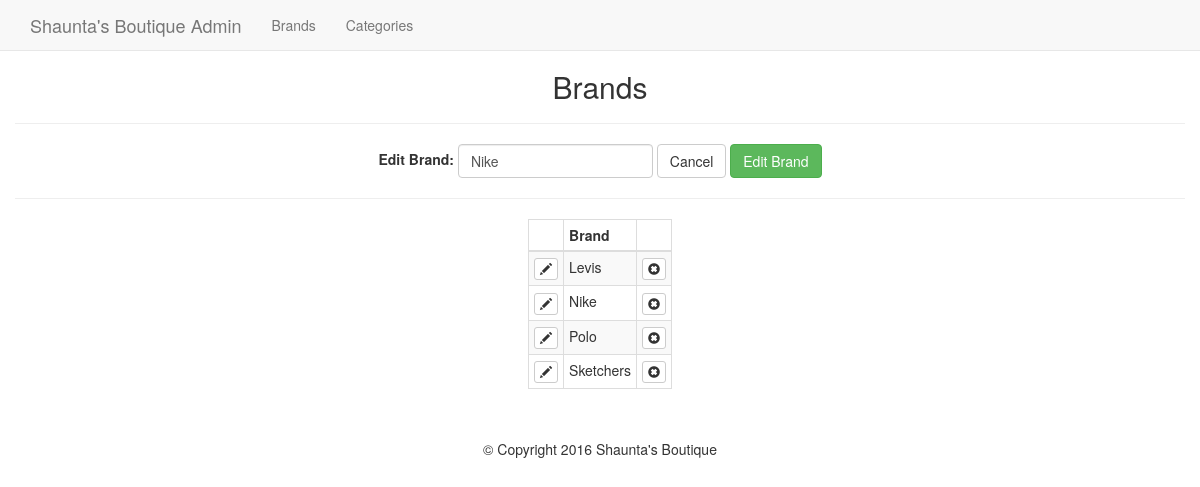
Screenshot of /admin/brands.php?edit=2 with the database file from the repository.
### tables this page shows
CREATE TABLE `brand` (
  `id` int(11) NOT NULL,
  `brand` varchar(255) NOT NULL
);

### helpers/helpers.php (called while the page is built, shortened)
<?php
	function sanitize($dirty) {
		return htmlentities($dirty, ENT_QUOTES, "UTF-8");
	}

### admin/brands.php (the view, shortened to what this page needs)
<?php
	require_once '../core/init.php';
	include 'includes/head.php';
	include 'includes/navigation.php';
	$results = $db->query("SELECT * FROM brand ORDER BY brand");
	if(isset($_GET['edit']) && !empty($_GET['edit'])) {
		$edit_id = (int)$_GET['edit'];
		$edit_id = sanitize($edit_id);
		$edit_result = $db->query("SELECT * FROM brand WHERE id = '{$edit_id}'");
		$eBrand = mysqli_fetch_assoc($edit_result);
	}
?>
<h2 class="text-center">Brands</h2>
<hr>
<div class="text-center">
	<form class="form-inline" action="brands.php<?php echo ((isset($_GET['edit']))?'?edit='.$edit_id : ''); ?>" method="post">
		<div class="form-group">
			<label for="brand"><?php echo ((isset($_GET['edit']))?'Edit' : 'Add A'); ?> Brand:</label>
			<?php
				$brand_value = '';
				if(isset($_GET['edit'])) {
					$brand_value = $eBrand['brand'];
				} else {
					if(isset($_POST['brand'])) {
						$brand_value = sanitize($_POST['brand']);
					}
				}
			?>
			<input class="form-control" type="text" name="brand" id="brand" value="<?php echo $brand_value; ?>">
			<?php if(isset($_GET['edit'])) : ?>
				<a class="btn btn-default" href="brands.php">Cancel</a>
			<?php endif; ?>
			<input class="btn btn-success" type="submit" name="add_submit" value="<?php echo ((isset($_GET['edit']))?'Edit' : 'Add'); ?> Brand">
		</div>
	</form>
</div>
<hr>
<table class="table table-bordered table-striped table-auto table-condensed">
	<thead>
		<th></th>
		<th>Brand</th>
		<th></th>
	</thead>
	<tbody>
		<?php while($brand = mysqli_fetch_assoc($results)) : ?>
		<tr>
			<td><a class="btn btn-xs btn-default" href="brands.php?edit=<?php echo $brand['id']; ?>"><span class="glyphicon glyphicon-pencil"></span></a></td>
			<td><?php echo $brand['brand']; ?></td>
			<td><a class="btn btn-xs btn-default" href="brands.php?delete=<?php echo $brand['id']; ?>"><span class="glyphicon glyphicon-remove-sign"></span></a></td>
		</tr>
		<?php endwhile; ?>
	</tbody>
</table>
<?php
	include 'includes/footer.php';

### css/main.css (style rules this page uses)
body { padding-top: 50px; }
.table-auto { width: auto; margin: 0 auto; }

### rows the page displays
brand: brand "Nike"
brand: brand "Levis"
brand: brand "Polo"
brand: brand "Sketchers"
